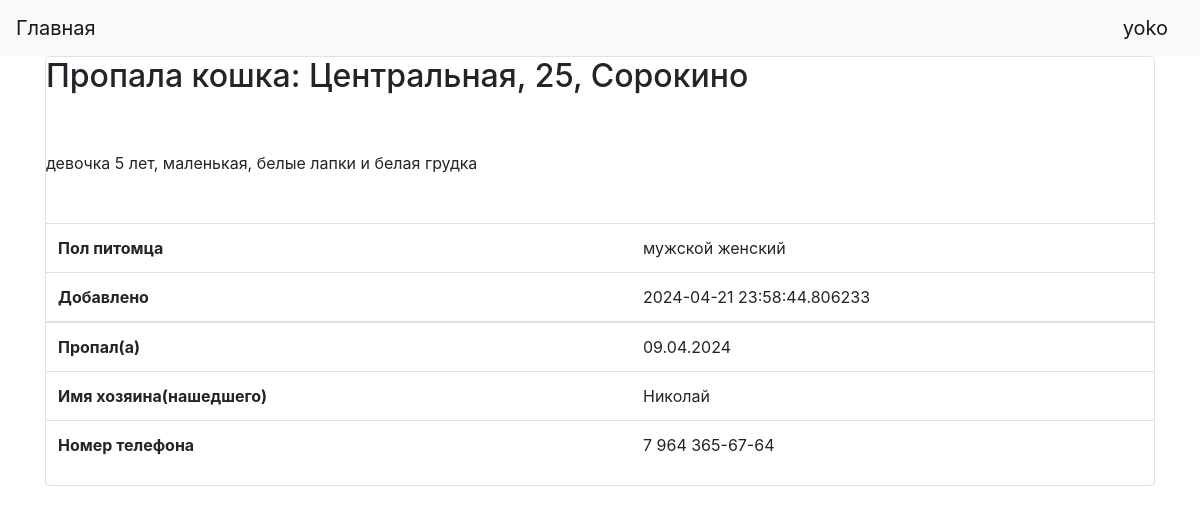
The app's page /adds/1 (signed in) with its own data.
### data/users.py (models this page shows, shortened)
class User(SqlAlchemyBase, UserMixin):
    __tablename__ = 'users'
    id = sqlalchemy.Column(sqlalchemy.Integer,
                           primary_key=True, autoincrement=True)
    name = sqlalchemy.Column(sqlalchemy.String, nullable=True)
    email = sqlalchemy.Column(sqlalchemy.String,
                              index=True, unique=True, nullable=True)
    hashed_password = sqlalchemy.Column(sqlalchemy.String, nullable=True)
    adds = orm.relationship("Adds", back_populates='user')

### data/adds.py (models this page shows)
class Adds(SqlAlchemyBase):
    __tablename__ = 'adds'
    id = sqlalchemy.Column(sqlalchemy.Integer,
                           primary_key=True, autoincrement=True)
    type_pet = sqlalchemy.Column(sqlalchemy.String)
    gender = sqlalchemy.Column(sqlalchemy.String)
    place = sqlalchemy.Column(sqlalchemy.String, nullable=True)
    time = sqlalchemy.Column(sqlalchemy.String, nullable=True)
    description = sqlalchemy.Column(sqlalchemy.String, nullable=True)
    name = sqlalchemy.Column(sqlalchemy.String, nullable=True)
    number = sqlalchemy.Column(sqlalchemy.String, nullable=True)
    lost_find = sqlalchemy.Column(sqlalchemy.String)
    created_date = sqlalchemy.Column(sqlalchemy.DateTime,
                                     default=datetime.datetime.now)
    user_id = sqlalchemy.Column(sqlalchemy.Integer,
                                sqlalchemy.ForeignKey("users.id"))
    user = orm.relationship('User')

### main.py (the view)
@app.route('/adds/<int:id>')
def more_details(id):
    db_sess = db_session.create_session()
    adds = db_sess.query(Adds).get(id)
    return render_template('more_details.html', title='Подробная информация', adds=adds)

### data/db_session.py (called while the page is built)
def create_session() -> Session:
    global __factory
    return __factory()

### main.py (called while the page is built)
@login_manager.user_loader
def load_user(user_id):
    db_sess = db_session.create_session()
    return db_sess.query(User).get(user_id)

### templates/more_details.html (shortened to what this page needs)
{% extends "base.html" %}
{% block content %}
<main role="main" class="container">
<div class="col-md6 border rounded">
    {% if adds.lost_find == 'потерян' %}
        <h2>Пропала {{adds.type_pet}}: {{adds.place}}</h2>
    {% elif adds.lost_find == 'найден' %}
        <h2>Найдена {{adds.type_pet}}: {{adds.place}}</h2>
    {% endif %}
    <div class="pt-5">
        {{adds.description}}
    </div>
    <div class="table-responsive pt-5">
      <table class="table">
        <tbody>
          <tr>
            <th scope="row" class="text-start">Пол питомца</th>
            <td></td>
            <td></td>
            <td>{{adds.gender}}</td>
          </tr>
          <tr>
            <th scope="row" class="text-start">Добавлено</th>
            <td></td>
            <td></td>
            <td>{{adds.created_date}}</td>
          </tr>
        </tbody>
        <tbody>
          <tr>
            <th scope="row" class="text-start">Пропал(а)</th>
            <td></td>
            <td></td>
            <td>{{adds.time}}</td>
          </tr>
          <tr>
            <th scope="row" class="text-start">Имя хозяина(нашедшего)</th>
            <td></td>
            <td></td>
            <td>{{adds.name}}</td>
          </tr>
          <tr>
            <th scope="row" class="text-start">Номер телефона</th>
            <td></td>
            <td></td>
            <td>{{adds.number}}</td>
          </tr>
        </tbody>
      </table>
    </div>
</div>
</main>
{% endblock %}

### templates/base.html (shortened to what this page needs)
<!doctype html>
<html lang="en">
<head>
    <link rel="stylesheet"
          href="https://stackpath.bootstrapcdn.com/bootstrap/4.4.1/css/bootstrap.min.css">
</head>
<body>
<header>
    <nav class="navbar navbar-light bg-light">
        <a class="navbar-brand" href="/">Главная</a>
{% if current_user.is_authenticated %}
    <a class="navbar-brand" href="/profile">{{ current_user.name }}</a>
{% else %}
    <p>
        <a class="btn btn-primary " href="/register">Зарегистрироваться</a>
        <a class="btn btn-success" href="/login">Войти</a>
    </p>
{% endif %}
    </nav>
</header>
{% block content %}{% endblock %}
</body>
</html>

### records on screen
User: name "yoko"
Adds: type_pet "кошка", place "Центральная, 25, Сорокино", description "девочка 5 лет, маленькая, белые лапки и белая грудка", gender "мужской женский", created_date "2024-04-21 23:58:44.806233", time "09.04.2024", name "Николай", number "7 964 365-67-64"
